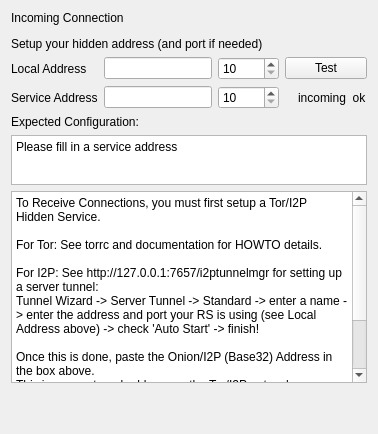
         <widget class="QWidget" name="hiddenServiceTabIncoming">
          <attribute name="title">
           <string>Incoming</string>
          </attribute>
          <layout class="QVBoxLayout" name="hiddenServiceTabIncomingVLayout">
           <item>
            <widget class="QLabel" name="hiddenpage_inHeader">
             <property name="text">
              <string>&lt;html&gt;&lt;head/&gt;&lt;body&gt;&lt;p&gt;Incoming Connection&lt;/p&gt;&lt;p&gt;Setup your hidden address (and port if needed)&lt;/p&gt;&lt;/body&gt;&lt;/html&gt;</string>
             </property>
            </widget>
           </item>
           <item>
            <layout class="QGridLayout" name="incomingAddressGLayout">
             <item row="0" column="2">
              <widget class="QSpinBox" name="hiddenpage_localPort">
               <property name="minimum">
                <number>10</number>
               </property>
               <property name="maximum">
                <number>65535</number>
               </property>
              </widget>
             </item>
             <item row="0" column="3">
              <layout class="QHBoxLayout" name="testIncomingHLayout">
               <item>
                <widget class="QPushButton" name="testIncoming_PB">
                 <property name="toolTip">
                  <string>&lt;html&gt;&lt;head/&gt;&lt;body&gt;&lt;p&gt;This button simulates a SSL connection to your hidden address using the corresponding proxy. If your hidden node is reachable, it should cause a SSL handshake error, which RS will interpret as a valid connection state. This operation might also cause several &amp;quot;security warning&amp;quot; about connections from your local host IP (127.0.0.1) in the News Feed if you enabled it, which you should interpret as a sign of good communication.&lt;/p&gt;&lt;/body&gt;&lt;/html&gt;</string>
                 </property>
                 <property name="text">
                  <string>Test</string>
                 </property>
                </widget>
               </item>
              </layout>
             </item>
             <item row="1" column="2">
              <widget class="QSpinBox" name="hiddenpage_servicePort">
               <property name="minimum">
                <number>10</number>
               </property>
               <property name="maximum">
                <number>65535</number>
               </property>
              </widget>
             </item>
             <item row="1" column="0">
              <widget class="QLabel" name="l_serviceAddress">
               <property name="text">
                <string>Service Address</string>
               </property>
              </widget>
             </item>
             <item row="0" column="0">
              <widget class="QLabel" name="l_localAddress">
               <property name="text">
                <string>Local Address</string>
               </property>
              </widget>
             </item>
             <item row="1" column="1">
              <widget class="QLineEdit" name="hiddenpage_serviceAddress">
               <property name="toolTip">
                <string>&lt;html&gt;&lt;head/&gt;&lt;body&gt;&lt;p&gt;This is your hidden address. It should look like &lt;span style=&quot; font-weight:600;&quot;&gt;[something].onion&lt;/span&gt; or &lt;span style=&quot; font-weight:600;&quot;&gt;[something].b32.i2p. &lt;/span&gt;If you configured a hidden service with Tor, the onion address is generated automatically by Tor. You can get it in e.g. &lt;span style=&quot; font-weight:600;&quot;&gt;/var/lib/tor/[service name]/hostname&lt;/span&gt;. For I2P: Setup a server tunnel ( http://127.0.0.1:7657/i2ptunnelmgr ) and copy it's base32 address when it is started (should end with .b32.i2p)&lt;/p&gt;&lt;/body&gt;&lt;/html&gt;</string>
               </property>
              </widget>
             </item>
             <item row="0" column="1">
              <widget class="QLineEdit" name="hiddenpage_localAddress">
               <property name="toolTip">
                <string>&lt;html&gt;&lt;head/&gt;&lt;body&gt;&lt;p&gt;This is the local address to which the hidden service points at your localhost. Most of the time, &lt;span style=&quot; font-weight:600;&quot;&gt;127.0.0.1&lt;/span&gt; is the right answer.&lt;/p&gt;&lt;/body&gt;&lt;/html&gt;</string>
               </property>
              </widget>
             </item>
             <item row="1" column="3">
              <layout class="QHBoxLayout" name="serviceIncomingHLayout">
               <item>
                <widget class="QLabel" name="iconlabel_service_incoming">
                 <property name="maximumSize">
                  <size>
                   <width>16</width>
                   <height>16</height>
                  </size>
                 </property>
                 <property name="text">
                  <string/>
                 </property>
                 <property name="pixmap">
                  <pixmap resource="../images.qrc">:/images/ledoff1.png</pixmap>
                 </property>
                </widget>
               </item>
               <item>
                <widget class="QLabel" name="l_incomingTestResult">
                 <property name="toolTip">
                  <string>&lt;html&gt;&lt;head/&gt;&lt;body&gt;&lt;p&gt;This led turns green only if you launch an active test using the above button. &lt;/p&gt;&lt;p&gt;When it does, it means that your hidden node can be reached from anywhere, using the Tor (resp. I2P) &lt;/p&gt;&lt;p&gt;network. Congratulations!&lt;/p&gt;&lt;/body&gt;&lt;/html&gt;</string>
                 </property>
                 <property name="text">
                  <string>incoming  ok</string>
                 </property>
                </widget>
               </item>
              </layout>
             </item>
            </layout>
           </item>
           <item>
            <layout class="QVBoxLayout" name="hiddenpage_configurationVLayout">
             <item>
              <widget class="QLabel" name="l_hiddenpage_configuration">
               <property name="text">
                <string>Expected Configuration:</string>
               </property>
              </widget>
             </item>
             <item>
              <widget class="QPlainTextEdit" name="hiddenpage_configuration">
               <property name="sizePolicy">
                <sizepolicy hsizetype="Expanding" vsizetype="Minimum">
                 <horstretch>0</horstretch>
                 <verstretch>0</verstretch>
                </sizepolicy>
               </property>
               <property name="minimumSize">
                <size>
                 <width>0</width>
                 <height>10</height>
                </size>
               </property>
               <property name="maximumSize">
                <size>
                 <width>16777215</width>
                 <height>50</height>
                </size>
               </property>
               <property name="verticalScrollBarPolicy">
                <enum>Qt::ScrollBarAlwaysOff</enum>
               </property>
               <property name="readOnly">
                <bool>true</bool>
               </property>
               <property name="plainText">
                <string>Please fill in a service address</string>
               </property>
              </widget>
             </item>
            </layout>
           </item>
           <item>
            <widget class="QPlainTextEdit" name="hiddenpageInHelpPlainTextEdit">
             <property name="sizePolicy">
              <sizepolicy hsizetype="Expanding" vsizetype="Expanding">
               <horstretch>0</horstretch>
               <verstretch>0</verstretch>
              </sizepolicy>
             </property>
             <property name="maximumSize">
              <size>
               <width>16777215</width>
               <height>16777215</height>
              </size>
             </property>
             <property name="readOnly">
              <bool>true</bool>
             </property>
             <property name="plainText">
              <string>To Receive Connections, you must first setup a Tor/I2P Hidden Service. 

For Tor: See torrc and documentation for HOWTO details.

For I2P: See http://127.0.0.1:7657/i2ptunnelmgr for setting up a server tunnel:
Tunnel Wizard -&gt; Server Tunnel -&gt; Standard -&gt; enter a name -&gt; enter the address and port your RS is using (see Local Address above) -&gt; check 'Auto Start' -&gt; finish!

Once this is done, paste the Onion/I2P (Base32) Address in the box above.
This is your external address on the Tor/I2P network.
Finally make sure that the Ports match the configuration.

If you have issues connecting over Tor check the Tor logs too.</string>
             </property>
            </widget>
           </item>
           <item>
            <spacer name="vspacerHiddenIn">
             <property name="orientation">
              <enum>Qt::Vertical</enum>
             </property>
             <property name="sizeHint" stdset="0">
              <size>
               <width>20</width>
               <height>40</height>
              </size>
             </property>
            </spacer>
           </item>
          </layout>
         </widget>
